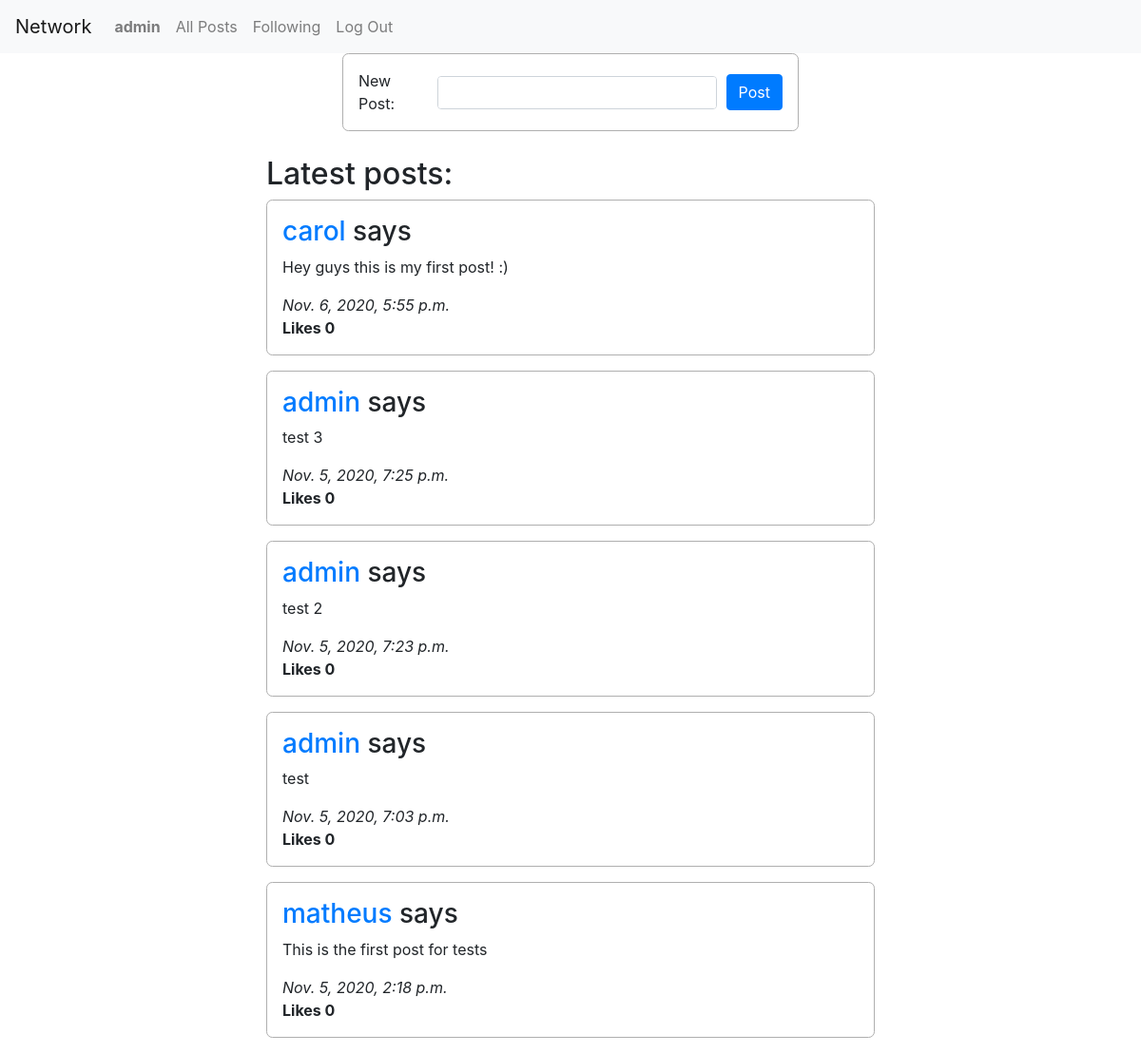
Screenshot of / (signed in) with the database file from the repository.
### network/models.py (models this page shows, shortened)
class User(AbstractUser):
    pass

class Post(models.Model):
    poster = models.ForeignKey(User, on_delete=models.CASCADE, related_name='posts')
    content = models.TextField()
    timestamp = models.DateTimeField(auto_now=True)
    likes = models.IntegerField(default=0)

### network/views.py (the view, shortened to what this page needs)
# urls.py: path("", views.index, name="index"),
def index(request):
    from .forms import NewPostForm
    allPosts = Post.objects.order_by('-timestamp').all()
    return render(request, "network/index.html", {
        'newPostForm': NewPostForm(),
        'allPosts': allPosts
    })

### network/forms.py
class NewPostForm(forms.Form):
    newPostContent = forms.CharField(
        widget=forms.Textarea(attrs={
            'id': 'newPost',
            'class': 'form-control',
            'cols': 20,
            'rows': 4
        }),
        label='New Post'
    )

### network/templates/network/index.html (shortened to what this page needs)
{% extends "network/layout.html" %}
{% load static %}
{% block body %}
    <form action="{% url 'index' %}" method="POST" class="newPostArea">
        {{ newPostForm }}
        <button id="submitNewPost" class="btn btn-primary" button>Post</button>
    </form>
    <div class="postsContainer">
        <h2>Latest posts:</h2>
        {% for post in allPosts %}
            <div class="post">
                <h3>
                    <a href="{% url 'profilePage' post.poster.id %}">{{ post.poster }}</a> says
                </h3>
                <p>{{ post.content }}</p>
                <em>{{ post.timestamp }}</em>
                <br>
                <strong>Likes {{ post.likes }}</strong>
                <br>
            </div>
        {% endfor %}
    </div>
{% endblock %}

### network/templates/network/layout.html (shortened to what this page needs)
{% load static %}
<!DOCTYPE html>
<html lang="en">
    <head>
        <link rel="stylesheet" href="https://stackpath.bootstrapcdn.com/bootstrap/4.4.1/css/bootstrap.min.css">
        <link href="{% static 'network/styles/styles.css' %}" rel="stylesheet">
    </head>
    <body>
        <nav class="navbar navbar-expand-lg navbar-light bg-light">
            <a class="navbar-brand" href="{% url 'index' %}">Network</a>
            <div>
              <ul class="navbar-nav mr-auto">
                {% if user.is_authenticated %}
                    <li class="nav-item">
                        <a class="nav-link" href="{% url 'profilePage' user.id %}">
                            <strong>{{ user.username }}</strong>
                        </a>
                    </li>
                {% endif %}
                <li class="nav-item">
                  <a class="nav-link" href="{% url 'index' %}">All Posts</a>
                </li>
                {% if user.is_authenticated %}
                    <li class="nav-item">
                        <a class="nav-link" href="{% url 'followingPage' %}">Following</a>
                    </li>
                    <li class="nav-item">
                        <a class="nav-link" href="{% url 'logout' %}">Log Out</a>
                    </li>
                {% endif %}
              </ul>
            </div>
          </nav>
        <div class="body">
            {% block body %}
            {% endblock %}
        </div>
    </body>
</html>

### network/static/network/styles/styles.css (style rules this page uses)
* { margin: 0; padding: 0; }
html { font-size: 100%; box-sizing: border-box; }
.newPostArea { display: flex; justify-content: space-between; align-items: center; width: 40%; min-height: 55px; margin: auto; margin-bottom: 1.6em; padding: 1em; border-radius: 0.4em; border: 0.075em solid #afafaf; }
.newPostArea label { margin: 0; min-width: 4.6em; transition: all 250ms cubic-bezier(0.68, -0.55, 0.27, 1.55); }
.newPostArea #newPost { margin: 0 0.6em; width: 85%; height: 2.1875em; resize: none; transition: height 250ms cubic-bezier(0.68, -0.55, 0.27, 1.55); }
.postsContainer { max-width: 40em; margin: auto; }
.postsContainer .post { margin: auto; margin-bottom: 1em; padding: 1em; border-radius: 0.4em; border: 0.075em solid #afafaf; }

### rows the page displays
User: username "admin"
Post: poster "carol", content "Hey guys this is my first post! :)", timestamp "Nov. 6, 2020, 5:55 p.m.", likes "0"
Post: poster "admin", content "test 3", timestamp "Nov. 5, 2020, 7:25 p.m.", likes "0"
Post: poster "admin", content "test 2", timestamp "Nov. 5, 2020, 7:23 p.m.", likes "0"
Post: poster "admin", content "test", timestamp "Nov. 5, 2020, 7:03 p.m.", likes "0"
Post: poster "matheus", content "This is the first post for tests", timestamp "Nov. 5, 2020, 2:18 p.m.", likes "0"
